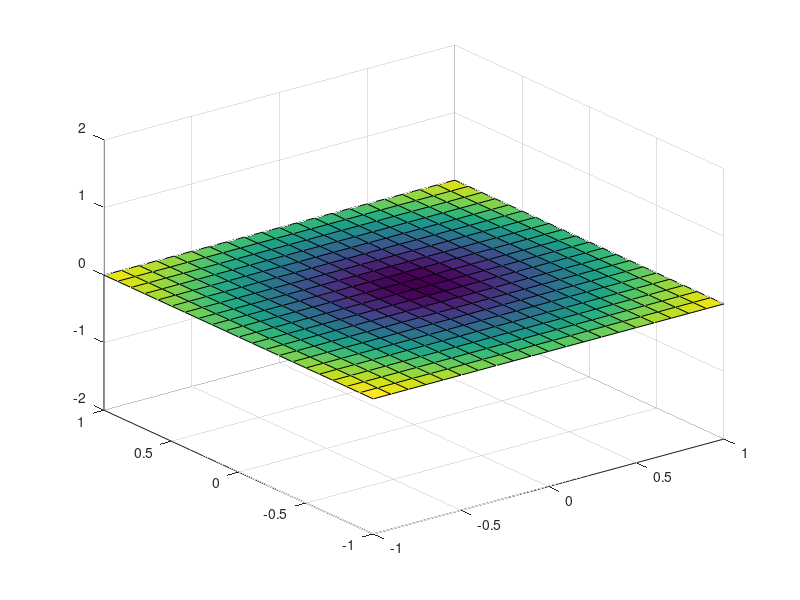

Source code (MATLAB):
function membrana
[x,y]=meshgrid(-1:.1:1); n=100;
for j = 1:n
t=(2*pi/99)*(j-1);
z=2*sin(t)*exp(-x.^2-y.^2);
surf(x,y,z),axis([-1 1 -1 1 -2 2])
F(j) = getframe;
end
movie(F,6)